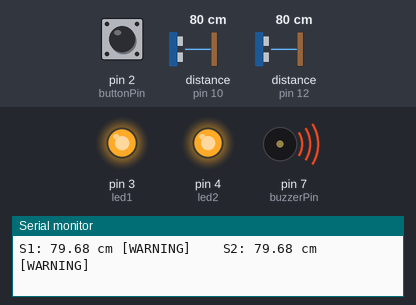
This sketch was run on a simulated Arduino Uno, built with avr-gcc and run on an emulated ATmega328P. Shown: output pins drawn as LEDs (lit = HIGH), buzzer (waves = sounding, pin HIGH), the last lines printed to the serial monitor. Wiring (inferred from the names in the program): 2 × ultrasonic range finder: trigger pin 9, echo pin 10 / trigger pin 11, echo pin 12. Dashed ring = blinking. The inputs (shaded band) are chosen by the test bench; at power-on: pin 2 (buttonPin) HIGH, distance to the obstacle (sensors on pin 10, pin 12) 80 cm. The echo pulse lasts 58.3 µs per cm; pins used as bus, display or sensor lines are not drawn.

Above: at 1.2 s.
1.3 s: pin 2 (buttonPin) pulled LOW for 0.15 s
At 2.7 s:
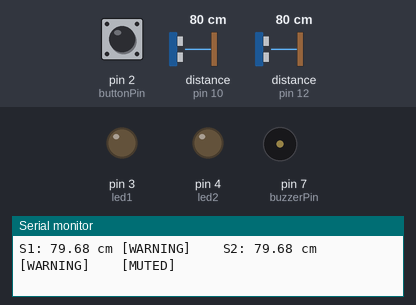
3.0 s: distance to the obstacle (sensor on pin 10) set to 2 cm
6.0 s: distance to the obstacle (sensor on pin 12) set to 120 cm
7.7 s: pin 2 (buttonPin) pulled LOW for 1 s
At 9.25 s:
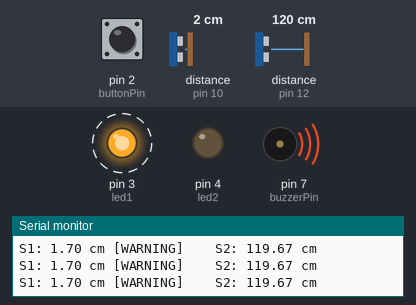
11.7 s: pin 2 (buttonPin) pulled LOW for 3.2 s
At 15.7 s:
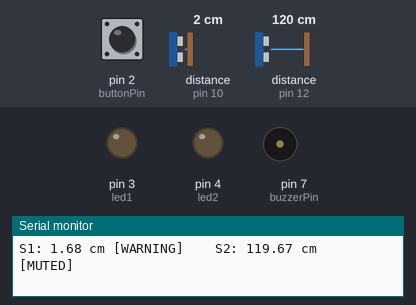
16.4 s: distance to the obstacle (sensor on pin 10) set to 18 cm
Timing chart, 0 to 19.4 s (numbered marks = the images above; inputs shaded):
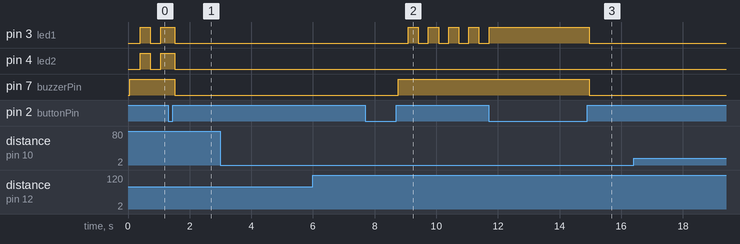

Measured:
- after the input at 1.3 s, pin 7 (buzzerPin): HIGH → LOW after 0.22 s
- after the input at 7.7 s, pin 3 (led1): alternates HIGH for 0.33 s and LOW for 0.33 s, starting after 1.4 s; pin 7 (buzzerPin): LOW → HIGH after 1.1 s
- after the input at 11.7 s, pin 7 (buzzerPin): HIGH → LOW after 3.3 s

The sketch:

BlindSpot_Test.ino
```cpp
// ==========================================
// BLIND SPOT HELMET - LOW FIDELITY PROTOTYPE
// 2 Ultrasonic Sensors + 2 LEDs + Buzzer + Push Button
// ==========================================


// ---------- SENSOR 1 ----------
const int trig1 = 9;
const int echo1 = 10;


// ---------- SENSOR 2 ----------
const int trig2 = 11;
const int echo2 = 12;


// ---------- LEDs ----------
const int led1 = 3;
const int led2 = 4;


// ---------- BUZZER ----------
const int buzzerPin = 7;   // Buzzer (+) to D7, (-) to GND.


// ---------- BUTTON ----------
const int buttonPin = 2;


// ---------- SETTINGS ----------

// Warning distance in cm
const int TRIGGER_CM = 100;


// ---------- STATES ----------

// false = warnings active
// true  = warnings muted
bool muted = false;


// Used for LED blinking
bool blinkState = false;

unsigned long previousBlinkTime = 0;

const unsigned long blinkInterval = 300;


// ==========================================
// FUNCTION TO MEASURE DISTANCE
// ==========================================

float readCm(int trig, int echo)
{
  // Ensure trigger starts LOW
  digitalWrite(trig, LOW);
  delayMicroseconds(2);


  // Send ultrasonic pulse
  digitalWrite(trig, HIGH);
  delayMicroseconds(10);

  digitalWrite(trig, LOW);


  // Wait for echo
  long duration =
      pulseIn(echo, HIGH, 30000);


  // No echo detected
  if (duration == 0)
  {
    return 999;
  }


  // Convert echo time into centimetres
  float distance =
      duration * 0.0343 / 2;

  return distance;
}


// ==========================================
// SETUP
// ==========================================

void setup()
{
  Serial.begin(9600);


  // Sensor 1
  pinMode(trig1, OUTPUT);
  pinMode(echo1, INPUT);


  // Sensor 2
  pinMode(trig2, OUTPUT);
  pinMode(echo2, INPUT);


  // LEDs
  pinMode(led1, OUTPUT);
  pinMode(led2, OUTPUT);


  // Buzzer
  pinMode(buzzerPin, OUTPUT);


  // Push button
  // Button connects D2 to GND when pressed
  pinMode(buttonPin, INPUT_PULLUP);


  // Start LEDs and Buzzer OFF
  digitalWrite(led1, LOW);
  digitalWrite(led2, LOW);
  digitalWrite(buzzerPin, LOW);


  Serial.println("Blind Spot System Started");
}


// ==========================================
// MAIN LOOP
// ==========================================

void loop()
{

  // ----------------------------------------
  // CHECK PUSH BUTTON
  // ----------------------------------------

  if (digitalRead(buttonPin) == LOW)
  {
    // Small delay to avoid false multiple presses
    delay(30);


    if (digitalRead(buttonPin) == LOW)
    {
      // Toggle mute state
      muted = !muted;


      if (muted)
      {
        Serial.println("WARNING MUTED");
      }
      else
      {
        Serial.println("WARNING ENABLED");
      }


      // Wait until user releases button
      while (digitalRead(buttonPin) == LOW)
      {
        delay(10);
      }
    }
  }


  // ----------------------------------------
  // READ SENSOR 1
  // ----------------------------------------

  float distance1 =
      readCm(trig1, echo1);


  // Prevent ultrasonic cross-talk
  delay(50);


  // ----------------------------------------
  // READ SENSOR 2
  // ----------------------------------------

  float distance2 =
      readCm(trig2, echo2);


  // ----------------------------------------
  // CHECK DANGER
  // ----------------------------------------

  bool danger1 =
      distance1 < TRIGGER_CM;

  bool danger2 =
      distance2 < TRIGGER_CM;


  // ----------------------------------------
  // CREATE BLINKING EFFECT
  // ----------------------------------------

  unsigned long currentTime =
      millis();


  if (currentTime - previousBlinkTime
      >= blinkInterval)
  {
    previousBlinkTime =
        currentTime;

    blinkState =
        !blinkState;
  }


  // ----------------------------------------
  // CONTROL LED 1
  // ----------------------------------------

  if (!muted && danger1)
  {
    digitalWrite(
      led1,
      blinkState ? HIGH : LOW
    );
  }
  else
  {
    digitalWrite(
      led1,
      LOW
    );
  }


  // ----------------------------------------
  // CONTROL LED 2
  // ----------------------------------------

  if (!muted && danger2)
  {
    digitalWrite(
      led2,
      blinkState ? HIGH : LOW
    );
  }
  else
  {
    digitalWrite(
      led2,
      LOW
    );
  }


  // ----------------------------------------
  // CONTROL BUZZER
  // ----------------------------------------

  if (!muted && (danger1 || danger2))
  {
    digitalWrite(buzzerPin, HIGH);
  }
  else
  {
    digitalWrite(buzzerPin, LOW);
  }


  // ----------------------------------------
  // SERIAL MONITOR OUTPUT
  // ----------------------------------------

  Serial.print("S1: ");
  Serial.print(distance1);
  Serial.print(" cm");


  if (danger1)
  {
    Serial.print(" [WARNING]");
  }


  Serial.print("    S2: ");
  Serial.print(distance2);
  Serial.print(" cm");


  if (danger2)
  {
    Serial.print(" [WARNING]");
  }


  if (muted)
  {
    Serial.print("    [MUTED]");
  }


  Serial.println();


  delay(50);
}
```
